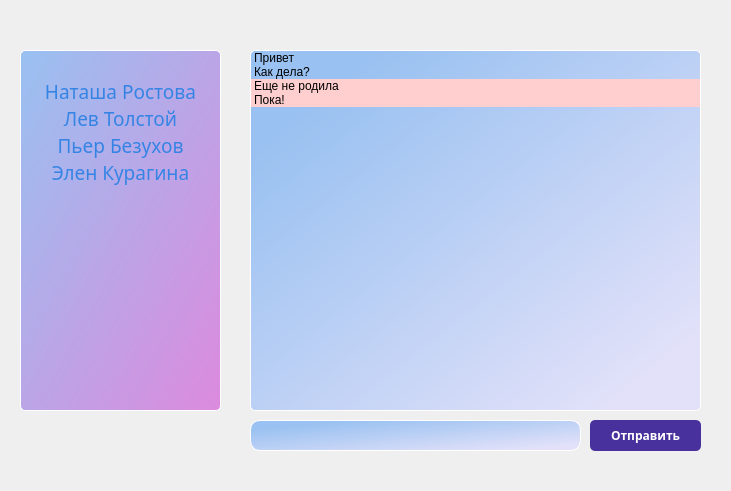
<?xml version="1.0" encoding="UTF-8"?>
<ui version="4.0">
 <class>chat</class>
 <widget class="QWidget" name="chat">
  <property name="geometry">
   <rect>
    <x>0</x>
    <y>0</y>
    <width>731</width>
    <height>491</height>
   </rect>
  </property>
  <property name="windowTitle">
   <string>Form</string>
  </property>
  <widget class="QLineEdit" name="lineEdit_2">
   <property name="geometry">
    <rect>
     <x>250</x>
     <y>420</y>
     <width>331</width>
     <height>31</height>
    </rect>
   </property>
   <property name="styleSheet">
    <string notr="true">	background-color: qlineargradient(spread:pad, x1:0, y1:0, x2:1, y2:1, stop:0.140704 rgba(153, 193, 241, 255), stop:0.894472 rgba(226, 225, 249, 255));
border: 0.5px solid #ffffff;
border-radius: 10px;</string>
   </property>
  </widget>
  <widget class="QPushButton" name="send_messege">
   <property name="geometry">
    <rect>
     <x>590</x>
     <y>420</y>
     <width>111</width>
     <height>31</height>
    </rect>
   </property>
   <property name="font">
    <font>
     <family>Play</family>
     <bold>true</bold>
    </font>
   </property>
   <property name="styleSheet">
    <string notr="true">QPushButton {
	background-color: rgb(72, 49, 157);
	border-radius: 5px;
	color: rgb(255, 255, 255);

}

QPushButton:hover {
	background-color: rgba(102, 64, 191, 169);
	border-radius: 5px;
	color: rgb(255, 255, 255);
	
}
</string>
   </property>
   <property name="text">
    <string>Отправить</string>
   </property>
  </widget>
  <widget class="QListWidget" name="listWidget">
   <property name="geometry">
    <rect>
     <x>20</x>
     <y>50</y>
     <width>201</width>
     <height>361</height>
    </rect>
   </property>
   <property name="font">
    <font>
     <family>Play</family>
     <pointsize>14</pointsize>
    </font>
   </property>
   <property name="styleSheet">
    <string notr="true">QListView{
	
	color: rgb(53, 132, 228);
border: 1px solid #ffffff;
border-radius: 5px;
	background-color: qlineargradient(spread:pad, x1:0, y1:0, x2:1, y2:1, stop:0 rgba(153, 193, 241, 255), stop:1 rgba(220, 138, 221, 255));
}</string>
   </property>
   <item>
    <property name="text">
     <string/>
    </property>
   </item>
   <item>
    <property name="text">
     <string>Наташа Ростова</string>
    </property>
    <property name="textAlignment">
     <set>AlignCenter</set>
    </property>
    <property name="icon">
     <iconset>
      <normaloff>../../../vks/static/svg/VK.png</normaloff>../../../vks/static/svg/VK.png</iconset>
    </property>
   </item>
   <item>
    <property name="text">
     <string>Лев Толстой</string>
    </property>
    <property name="textAlignment">
     <set>AlignCenter</set>
    </property>
    <property name="icon">
     <iconset>
      <normaloff>../../../vks/static/svg/VK.png</normaloff>../../../vks/static/svg/VK.png</iconset>
    </property>
   </item>
   <item>
    <property name="text">
     <string>Пьер Безухов</string>
    </property>
    <property name="textAlignment">
     <set>AlignCenter</set>
    </property>
    <property name="icon">
     <iconset>
      <normaloff>../../../vks/static/svg/VK.png</normaloff>../../../vks/static/svg/VK.png</iconset>
    </property>
   </item>
   <item>
    <property name="text">
     <string>Элен Курагина</string>
    </property>
    <property name="textAlignment">
     <set>AlignCenter</set>
    </property>
    <property name="icon">
     <iconset>
      <normaloff>../../../vks/static/svg/VK.png</normaloff>../../../vks/static/svg/VK.png</iconset>
    </property>
   </item>
  </widget>
  <widget class="QListWidget" name="listWidget_2">
   <property name="geometry">
    <rect>
     <x>250</x>
     <y>50</y>
     <width>451</width>
     <height>361</height>
    </rect>
   </property>
   <property name="styleSheet">
    <string notr="true">border: 1px solid #ffffff;
border-radius: 5px;
background-color: qlineargradient(spread:pad, x1:0, y1:0, x2:1, y2:1, stop:0.140704 rgba(153, 193, 241, 255), stop:0.894472 rgba(226, 225, 249, 255));</string>
   </property>
   <property name="showDropIndicator" stdset="0">
    <bool>false</bool>
   </property>
   <property name="dragEnabled">
    <bool>false</bool>
   </property>
   <property name="dragDropOverwriteMode">
    <bool>false</bool>
   </property>
   <property name="alternatingRowColors">
    <bool>false</bool>
   </property>
   <property name="textElideMode">
    <enum>Qt::ElideRight</enum>
   </property>
   <property name="movement">
    <enum>QListView::Static</enum>
   </property>
   <property name="flow">
    <enum>QListView::TopToBottom</enum>
   </property>
   <property name="isWrapping" stdset="0">
    <bool>false</bool>
   </property>
   <property name="uniformItemSizes">
    <bool>false</bool>
   </property>
   <property name="batchSize">
    <number>200</number>
   </property>
   <item>
    <property name="text">
     <string>Привет</string>
    </property>
    <property name="background">
     <brush brushstyle="NoBrush">
      <color alpha="255">
       <red>226</red>
       <green>225</green>
       <blue>249</blue>
      </color>
     </brush>
    </property>
    <property name="icon">
     <iconset>
      <normaloff>../../../vks/static/svg/VK.png</normaloff>../../../vks/static/svg/VK.png</iconset>
    </property>
    <property name="flags">
     <set>ItemIsEnabled</set>
    </property>
   </item>
   <item>
    <property name="text">
     <string>Как дела?</string>
    </property>
   </item>
   <item>
    <property name="text">
     <string>Еще не родила</string>
    </property>
    <property name="background">
     <brush brushstyle="SolidPattern">
      <color alpha="255">
       <red>255</red>
       <green>206</green>
       <blue>206</blue>
      </color>
     </brush>
    </property>
    <property name="icon">
     <iconset>
      <normaloff>../../../vks/static/svg/VK.png</normaloff>../../../vks/static/svg/VK.png</iconset>
    </property>
   </item>
   <item>
    <property name="text">
     <string>Пока!</string>
    </property>
    <property name="background">
     <brush brushstyle="SolidPattern">
      <color alpha="255">
       <red>255</red>
       <green>206</green>
       <blue>206</blue>
      </color>
     </brush>
    </property>
   </item>
  </widget>
 </widget>
 <resources/>
 <connections/>
</ui>
